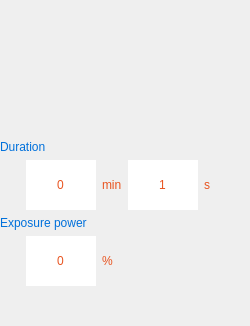
         <widget class="QWidget" name="pageContinuous">
          <layout class="QGridLayout" name="gridLayout_3">
           <property name="leftMargin">
            <number>0</number>
           </property>
           <property name="topMargin">
            <number>0</number>
           </property>
           <property name="rightMargin">
            <number>0</number>
           </property>
           <property name="bottomMargin">
            <number>0</number>
           </property>
           <item row="4" column="2">
            <widget class="QLabel" name="label_9">
             <property name="sizePolicy">
              <sizepolicy hsizetype="Preferred" vsizetype="Fixed">
               <horstretch>0</horstretch>
               <verstretch>50</verstretch>
              </sizepolicy>
             </property>
             <property name="maximumSize">
              <size>
               <width>16777215</width>
               <height>50</height>
              </size>
             </property>
             <property name="styleSheet">
              <string notr="true">
/* UI Properties */
text-align: left;
font: normal normal bold 25px/29px Arial;
letter-spacing: 0px;
color: #E85420;
opacity: 1;</string>
             </property>
             <property name="text">
              <string>%</string>
             </property>
            </widget>
           </item>
           <item row="4" column="1">
            <widget class="QSpinBox" name="powerContinuouspinBox">
             <property name="sizePolicy">
              <sizepolicy hsizetype="Fixed" vsizetype="Fixed">
               <horstretch>100</horstretch>
               <verstretch>50</verstretch>
              </sizepolicy>
             </property>
             <property name="minimumSize">
              <size>
               <width>70</width>
               <height>0</height>
              </size>
             </property>
             <property name="maximumSize">
              <size>
               <width>70</width>
               <height>50</height>
              </size>
             </property>
             <property name="styleSheet">
              <string notr="true">box-shadow: 8px 8px 8px #0070DB29;
width: 85px;
height: 55px;
text-align: left;
font: normal normal bold 25px/29px Arial;
letter-spacing: 0px;
color: #E85420;</string>
             </property>
             <property name="frame">
              <bool>false</bool>
             </property>
             <property name="alignment">
              <set>Qt::AlignmentFlag::AlignCenter</set>
             </property>
             <property name="buttonSymbols">
              <enum>QAbstractSpinBox::ButtonSymbols::NoButtons</enum>
             </property>
             <property name="minimum">
              <number>0</number>
             </property>
             <property name="maximum">
              <number>100</number>
             </property>
             <property name="value">
              <number>0</number>
             </property>
            </widget>
           </item>
           <item row="2" column="5">
            <spacer name="horizontalSpacer_6">
             <property name="orientation">
              <enum>Qt::Orientation::Horizontal</enum>
             </property>
             <property name="sizeHint" stdset="0">
              <size>
               <width>40</width>
               <height>20</height>
              </size>
             </property>
            </spacer>
           </item>
           <item row="5" column="0">
            <spacer name="verticalSpacer_6">
             <property name="orientation">
              <enum>Qt::Orientation::Vertical</enum>
             </property>
             <property name="sizeType">
              <enum>QSizePolicy::Policy::Expanding</enum>
             </property>
             <property name="sizeHint" stdset="0">
              <size>
               <width>20</width>
               <height>40</height>
              </size>
             </property>
            </spacer>
           </item>
           <item row="2" column="2">
            <widget class="QLabel" name="label_6">
             <property name="sizePolicy">
              <sizepolicy hsizetype="Preferred" vsizetype="Fixed">
               <horstretch>0</horstretch>
               <verstretch>50</verstretch>
              </sizepolicy>
             </property>
             <property name="maximumSize">
              <size>
               <width>999999</width>
               <height>50</height>
              </size>
             </property>
             <property name="styleSheet">
              <string notr="true">
/* UI Properties */
text-align: left;
font: normal normal bold 25px/29px Arial;
letter-spacing: 0px;
color: #E85420;
opacity: 1;</string>
             </property>
             <property name="text">
              <string>min</string>
             </property>
            </widget>
           </item>
           <item row="2" column="3">
            <widget class="QSpinBox" name="segContinuouspinBox">
             <property name="sizePolicy">
              <sizepolicy hsizetype="Fixed" vsizetype="Fixed">
               <horstretch>100</horstretch>
               <verstretch>50</verstretch>
              </sizepolicy>
             </property>
             <property name="minimumSize">
              <size>
               <width>70</width>
               <height>0</height>
              </size>
             </property>
             <property name="maximumSize">
              <size>
               <width>70</width>
               <height>50</height>
              </size>
             </property>
             <property name="styleSheet">
              <string notr="true">box-shadow: 8px 8px 8px #0070DB29;

text-align: left;
font: normal normal bold 25px/29px Arial;
letter-spacing: 0px;
color: #E85420;</string>
             </property>
             <property name="frame">
              <bool>false</bool>
             </property>
             <property name="alignment">
              <set>Qt::AlignmentFlag::AlignCenter</set>
             </property>
             <property name="buttonSymbols">
              <enum>QAbstractSpinBox::ButtonSymbols::NoButtons</enum>
             </property>
             <property name="minimum">
              <number>1</number>
             </property>
             <property name="maximum">
              <number>59</number>
             </property>
             <property name="value">
              <number>1</number>
             </property>
            </widget>
           </item>
           <item row="0" column="0" colspan="3">
            <spacer name="verticalSpacer_8">
             <property name="orientation">
              <enum>Qt::Orientation::Vertical</enum>
             </property>
             <property name="sizeType">
              <enum>QSizePolicy::Policy::Fixed</enum>
             </property>
             <property name="sizeHint" stdset="0">
              <size>
               <width>20</width>
               <height>140</height>
              </size>
             </property>
            </spacer>
           </item>
           <item row="1" column="0" colspan="5">
            <widget class="QLabel" name="label_5">
             <property name="sizePolicy">
              <sizepolicy hsizetype="Preferred" vsizetype="Fixed">
               <horstretch>0</horstretch>
               <verstretch>80</verstretch>
              </sizepolicy>
             </property>
             <property name="maximumSize">
              <size>
               <width>9999999</width>
               <height>80</height>
              </size>
             </property>
             <property name="styleSheet">
              <string notr="true">
/* UI Properties */
text-align: left;
font: normal normal bold 25px/29px Arial;
letter-spacing: 0px;
color: #0070DB;
opacity: 1;</string>
             </property>
             <property name="text">
              <string>Duration</string>
             </property>
             <property name="alignment">
              <set>Qt::AlignmentFlag::AlignLeading|Qt::AlignmentFlag::AlignLeft|Qt::AlignmentFlag::AlignVCenter</set>
             </property>
            </widget>
           </item>
           <item row="3" column="0" colspan="5">
            <widget class="QLabel" name="label_8">
             <property name="sizePolicy">
              <sizepolicy hsizetype="Preferred" vsizetype="Fixed">
               <horstretch>0</horstretch>
               <verstretch>80</verstretch>
              </sizepolicy>
             </property>
             <property name="maximumSize">
              <size>
               <width>9999999</width>
               <height>80</height>
              </size>
             </property>
             <property name="styleSheet">
              <string notr="true">
/* UI Properties */
text-align: left;
font: normal normal bold 25px/29px Arial;
letter-spacing: 0px;
color: #0070DB;
opacity: 1;</string>
             </property>
             <property name="text">
              <string>Exposure power</string>
             </property>
            </widget>
           </item>
           <item row="2" column="4">
            <widget class="QLabel" name="label_7">
             <property name="sizePolicy">
              <sizepolicy hsizetype="Preferred" vsizetype="Fixed">
               <horstretch>0</horstretch>
               <verstretch>50</verstretch>
              </sizepolicy>
             </property>
             <property name="maximumSize">
              <size>
               <width>999999</width>
               <height>50</height>
              </size>
             </property>
             <property name="styleSheet">
              <string notr="true">
/* UI Properties */

text-align: left;
font: normal normal bold 25px/29px Arial;
letter-spacing: 0px;
color: #E85420;
opacity: 1;</string>
             </property>
             <property name="text">
              <string>s</string>
             </property>
            </widget>
           </item>
           <item row="2" column="1">
            <widget class="QSpinBox" name="minContinuouspinBox">
             <property name="sizePolicy">
              <sizepolicy hsizetype="Fixed" vsizetype="Fixed">
               <horstretch>100</horstretch>
               <verstretch>50</verstretch>
              </sizepolicy>
             </property>
             <property name="minimumSize">
              <size>
               <width>70</width>
               <height>0</height>
              </size>
             </property>
             <property name="maximumSize">
              <size>
               <width>70</width>
               <height>50</height>
              </size>
             </property>
             <property name="acceptDrops">
              <bool>false</bool>
             </property>
             <property name="styleSheet">
              <string notr="true">box-shadow: 8px 8px 8px #0070DB29;
width: 85px;
height: 55px;
text-align: left;
font: normal normal bold 25px/29px Arial;
letter-spacing: 0px;
color: #E85420;</string>
             </property>
             <property name="wrapping">
              <bool>false</bool>
             </property>
             <property name="frame">
              <bool>false</bool>
             </property>
             <property name="alignment">
              <set>Qt::AlignmentFlag::AlignCenter</set>
             </property>
             <property name="buttonSymbols">
              <enum>QAbstractSpinBox::ButtonSymbols::NoButtons</enum>
             </property>
             <property name="keyboardTracking">
              <bool>true</bool>
             </property>
             <property name="minimum">
              <number>0</number>
             </property>
             <property name="maximum">
              <number>59</number>
             </property>
             <property name="singleStep">
              <number>1</number>
             </property>
             <property name="value">
              <number>0</number>
             </property>
            </widget>
           </item>
          </layout>
         </widget>
